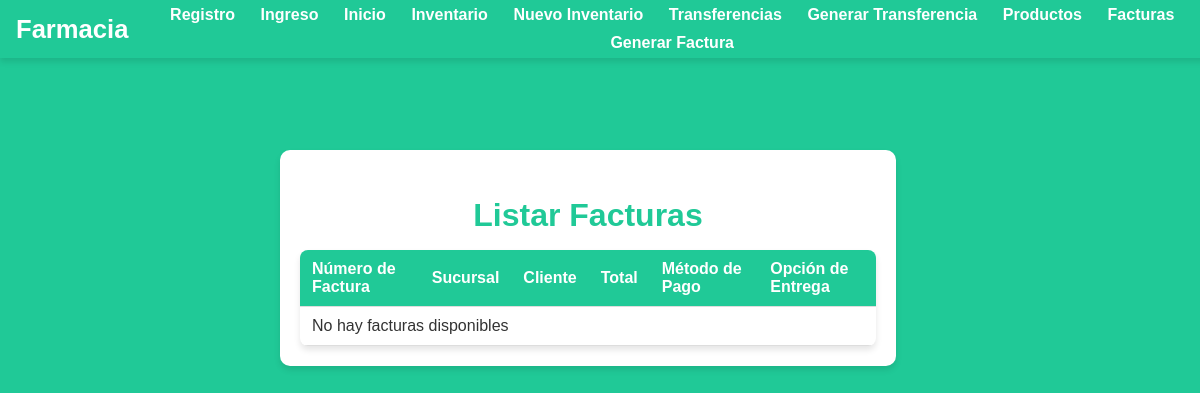
/facturas/, run on an earlier commit of the app's database.
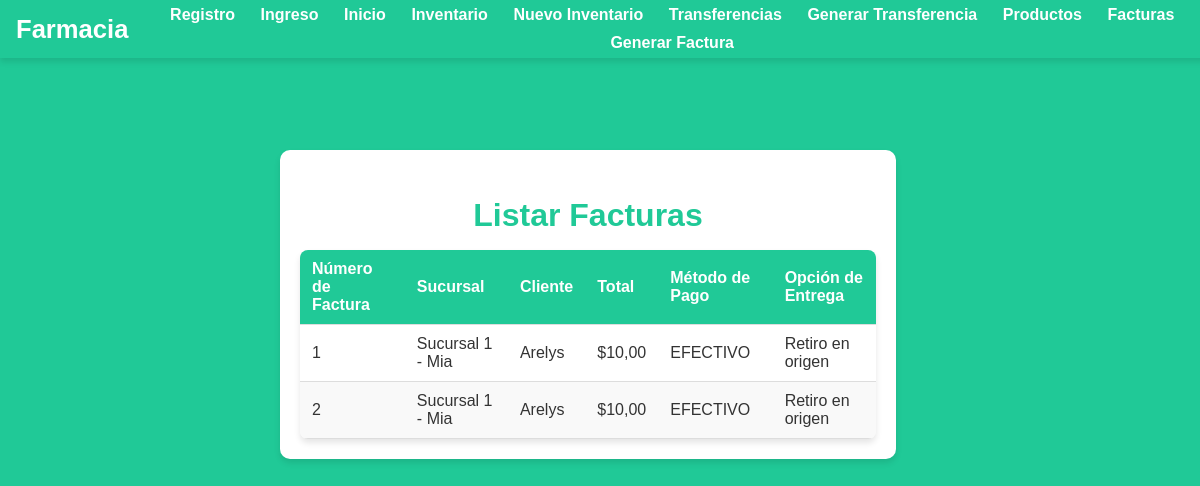
And on a later commit of the database.
### Farmacia/models.py (models this page shows, shortened)
class Factura(models.Model):
    numero = models.PositiveIntegerField(unique=True)
    fecha = models.DateField()
    sucursal = models.ForeignKey(Sucursal, related_name='factura_list', on_delete=models.CASCADE, null=True)
    cliente = models.ForeignKey(Cliente,related_name='factura_list', on_delete=models.CASCADE)
    inventario = models.ForeignKey(Inventario, on_delete=models.CASCADE, null=True)
    cantidad = models.PositiveIntegerField(default=0)
    impuesto = models.DecimalField(max_digits=10, decimal_places=2, default=0)
    subtotal = models.DecimalField(max_digits=10, decimal_places=2, default=0)
    total = models.DecimalField(max_digits=10, decimal_places=2, default=0)
    metodo_pago = models.CharField(max_length=20, choices=MetodoPago.choices)
    TipoEntrega = models.CharField(max_length=30, choices=TipoEntrega.choices, default=TipoEntrega.RETIRO_ORIGEN)

class Sucursal(models.Model):
    numero = models.PositiveIntegerField(unique=True)
    direccion = models.CharField(max_length=100)
    farmacia = models.ForeignKey(Farmacia, related_name='sucursal_list', on_delete=models.CASCADE)
    def __str__(self):
        return f"Sucursal {self.numero} - {self.farmacia.nombre}"

class Farmacia(models.Model):
    nombre = models.CharField(max_length=50)
    direccion = models.CharField(max_length=100)
    telefono = models.CharField(max_length=15)

class Persona(models.Model):
    nombre = models.CharField(max_length=100)
    cedula = models.CharField(max_length=20, unique=True)
    class Meta:
        abstract = True

class Cliente(Persona):
    telefono = models.CharField(max_length=20)
    email = models.EmailField(null=True, blank=True)
    def __str__(self):
        return self.nombre

### Farmacia/views.py (the view)
# urls.py: path('facturas/', views.listarfacturas, name='listar_facturas'),
def listarfacturas(request):
        facturas = Factura.objects.all()
        return render(request, 'listar_facturas.html', {'facturas': facturas})

### templates/listar_facturas.html (shortened to what this page needs)
{% load static %}
<!DOCTYPE html>
<html lang="es">
<head>
    <link rel="stylesheet" href="{% static 'css/styles.css' %}?v=2">
</head>
<body>
    <header>
        <h1>Farmacia</h1>
        <nav>
            <ul>
                <li><a href="/registro/">Registro</a></li>
                <li><a href="/login/">Ingreso</a></li>
                <li><a href="/inicio/">Inicio</a></li>
                <li><a href="/inventario/">Inventario</a></li>
                <li><a href="/inventario/nuevo/">Nuevo Inventario</a></li>
                <li><a href="/transferencias/">Transferencias</a></li>
                <li><a href="/transferencias/crear/">Generar Transferencia</a></li>
                <li><a href="/productos/">Productos</a></li>
                <li><a href="/facturas/">Facturas</a></li>
                <li><a href="/factura/crear/">Generar Factura</a></li>
            </ul>
        </nav>
    </header>
    <main>
        <div class="table-container">
            <h2>Listar Facturas</h2>
            <table>
                <thead>
                    <tr>
                        <th>Número de Factura</th>
                        <th>Sucursal</th>
                        <th>Cliente</th>
                        <th>Total</th>
                        <th>Método de Pago</th>
                        <th>Opción de Entrega</th>
                    </tr>
                </thead>
                <tbody>
                    {% for factura in facturas %}
                    <tr>
                        <td>{{ factura.numero }}</td>
                        <td>{{ factura.sucursal }}</td>
                        <td>{{ factura.cliente }}</td>
                        <td>${{ factura.total }}</td>
                        <td>{{ factura.metodo_pago }}</td>
                        <td>{{ factura.TipoEntrega }}</td>
                    </tr>
                    {% empty %}
                    <tr>
                        <td colspan="6">No hay facturas disponibles</td>
                    </tr>
                    {% endfor %}
                </tbody>
            </table>
        </div>
    </main>
</body>
</html>

### SistemaFarmacia/static/css/styles.css (style rules this page uses)
:root { --primary: #20c997; --secondary: #14a085; --light-text: #ffffff; --dark-text: #333333; }
body { font-family: Arial, sans-serif; margin: 0; padding: 0; color: var(--dark-text); display: flex; flex-direction: column; align-items: center; justify-content: flex-start; min-height: 100vh; background-color: var(--primary); text-align: center; padding-top: 80px; }
header { background-color: var(--primary); color: var(--light-text); padding: 0.4rem 1rem; display: flex; align-items: center; justify-content: space-between; flex-wrap: wrap; box-shadow: 0 4px 6px rgba(0, 0, 0, 0.1); position: fixed; width: 100%; top: 0; left: 0; z-index: 1000; }
header h1 { margin: 0; font-size: 1.6rem; font-weight: bold; white-space: nowrap; }
nav { flex: 1; display: flex; justify-content: center; }
nav ul { list-style: none; margin: 0; padding: 0; display: flex; flex-wrap: wrap; justify-content: center; gap: 0.6rem; }
nav ul li { margin: 0; }
nav ul li a { text-decoration: none; color: var(--light-text); font-weight: bold; padding: 5px 8px; border-radius: 5px; transition: background-color 0.3s, transform 0.2s; text-align: center; }
main { margin-top: 70px; text-align: center; }
main h2 { color: var(--primary); font-size: 2rem; font-weight: bold; margin-bottom: 1rem; }
.table-container { width: 90%; max-width: 600px; background: var(--light-text); text-align: center; padding: 20px; border-radius: 10px; box-shadow: 0 4px 6px rgba(0, 0, 0, 0.1); margin-bottom: 30px; }
table { width: 100%; border-collapse: collapse; background: white; text-align: left; border-radius: 8px; overflow: hidden; box-shadow: 0 4px 6px rgba(0, 0, 0, 0.1); }
thead { background: var(--primary); color: var(--light-text); }
th, td { padding: 10px 12px; border-bottom: 1px solid #ddd; }
tbody tr:nth-child(even) { background: #f9f9f9; }

What changed in the data, as far as the page shows it:
added Factura: numero "1", sucursal "Sucursal 1 - Mia", cliente "Arelys", total "10,00", metodo_pago "EFECTIVO", TipoEntrega "Retiro en origen"
added Factura: numero "2", sucursal "Sucursal 1 - Mia", cliente "Arelys", total "10,00", metodo_pago "EFECTIVO", TipoEntrega "Retiro en origen"
Also different on the page:
text no longer shown: "No hay facturas disponibles"
